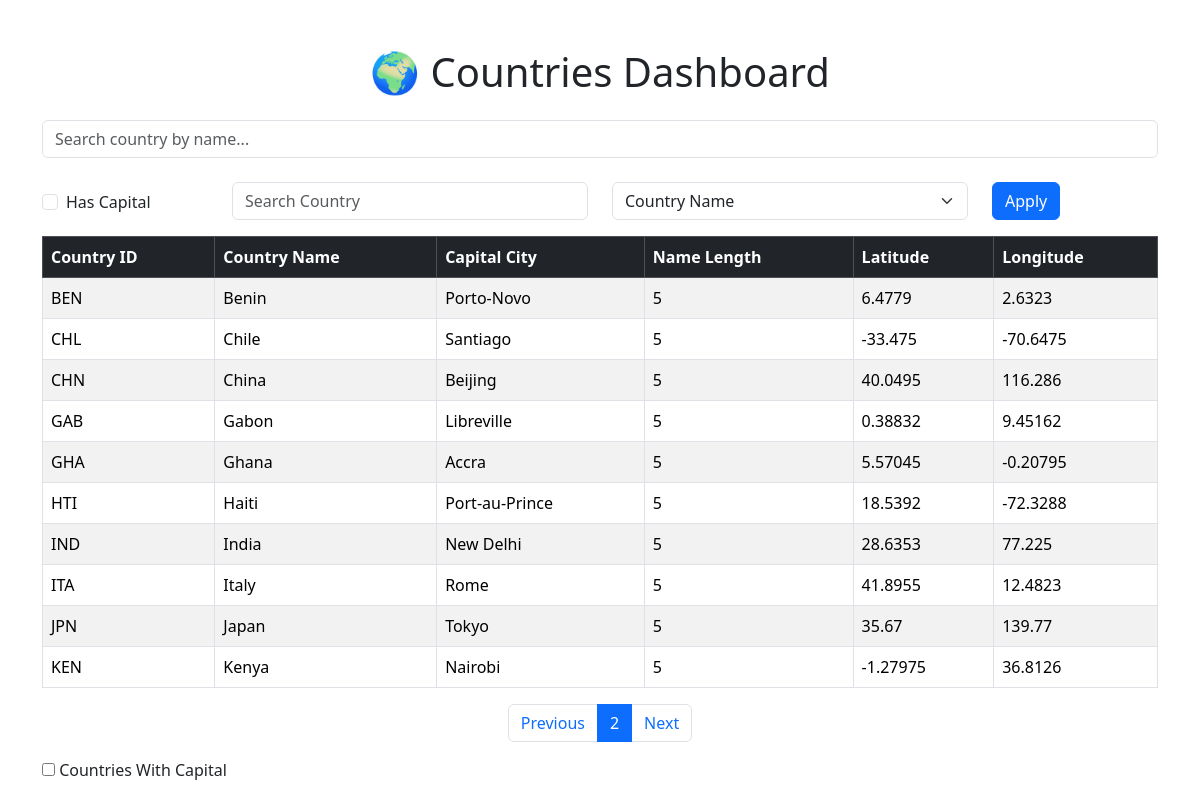
Page /countries/?page=2&search= on the committed database.
### dashboard/models.py (models this page shows, shortened)
class Country(models.Model):
    country_id = models.CharField(
        max_length=10,
        primary_key=True
    )
    country_name = models.CharField(
        max_length=100
    )
    name_length = models.IntegerField()
    capital_city = models.CharField(
        max_length=100
    )
    latitude = models.CharField(
        max_length=50
    )
    longitude = models.CharField(
        max_length=50
    )
    history = HistoricalRecords()

### dashboard/views.py (the view)
def country_list(request):
    search = request.GET.get('search', '')
    countries = Country.objects.all()
    if search:
        countries = countries.filter(
            country_name__istartswith=search
        )
    countries = countries.order_by(
        'name_length',
        'country_name'
    )
    paginator = Paginator(countries, 10)
    page_number = request.GET.get('page')
    countries = paginator.get_page(page_number)
    return render(
        request,
        'countries.html',
        {
            'countries': countries,
            'search': search,
        }
    )

### dashboard/templates/countries.html (shortened to what this page needs)
<!DOCTYPE html>
<html lang="en">
<head>
    <link href="https://cdn.jsdelivr.net/npm/bootstrap@5.3.3/dist/css/bootstrap.min.css" rel="stylesheet">
</head>
<body>
<div class="container mt-5">
    <h1 class="text-center mb-4">
        🌍 Countries Dashboard
    </h1>
    <form method="GET" class="mb-4">
        <input
            type="text"
            name="search"
            value="{{ search }}"
            class="form-control"
            placeholder="Search country by name..."
        >
    </form>
    <div class="table-responsive">
<form method="GET" class="row mb-3">
<div class="col-md-2">
    <div class="form-check mt-2">
        <input
            class="form-check-input"
            type="checkbox"
            name="has_capital"
            value="1"
        >
        <label class="form-check-label">
            Has Capital
        </label>
    </div>
</div>
    <div class="col-md-4">
        <input
            type="text"
            name="search"
            value="{{ search }}"
            class="form-control"
            placeholder="Search Country">
    </div>
    <div class="col-md-4">
        <select name="sort" class="form-select">
            <option value="country_name"
                {% if sort == 'country_name' %}selected{% endif %}>
                Country Name
            </option>
        </select>
    </div>
    <div class="col-md-2">
        <button type="submit" class="btn btn-primary">
            Apply
        </button>
    </div>
</form>
        <table class="table table-striped table-hover table-bordered align-middle">
            <thead class="table-dark">
                <tr>
                    <th>Country ID</th>
                    <th>Country Name</th>
                    <th>Capital City</th>
                    <th>Name Length</th>
                    <th>Latitude</th>
                    <th>Longitude</th>
                </tr>
            </thead>
            <tbody>
                {% for country in countries %}
                <tr>
                    <td>{{ country.country_id }}</td>
                    <td>{{ country.country_name }}</td>
                    <td>{{ country.capital_city }}</td>
                    <td>{{ country.name_length }}</td>
                    <td>{{ country.latitude }}</td>
                    <td>{{ country.longitude }}</td>
                </tr>
                {% empty %}
                <tr>
                    <td colspan="6" class="text-center">
                        No countries found.
                    </td>
                </tr>
                {% endfor %}
            </tbody>
        </table>
<nav>
    <ul class="pagination justify-content-center">
        {% if countries.has_previous %}
        <li class="page-item">
            <a class="page-link"
               href="?page={{ countries.previous_page_number }}&search={{ search }}">
               Previous
            </a>
        </li>
        {% endif %}
        <li class="page-item active">
            <span class="page-link">
                {{ countries.number }}
            </span>
        </li>
        {% if countries.has_next %}
        <li class="page-item">
            <a class="page-link"
               href="?page={{ countries.next_page_number }}&search={{ search }}">
               Next
            </a>
        </li>
        {% endif %}
    </ul>
</nav>
    </div>
<label>
<input type="checkbox"
       name="has_capital"
       value="1">
Countries With Capital
</label>
</div>
</body>
</html>

### rows in the picture
Country: country_id "BEN", country_name "Benin", capital_city "Porto-Novo", name_length "5", latitude "6.4779", longitude "2.6323"
Country: country_id "CHL", country_name "Chile", capital_city "Santiago", name_length "5", latitude "-33.475", longitude "-70.6475"
Country: country_id "CHN", country_name "China", capital_city "Beijing", name_length "5", latitude "40.0495", longitude "116.286"
Country: country_id "GAB", country_name "Gabon", capital_city "Libreville", name_length "5", latitude "0.38832", longitude "9.45162"
Country: country_id "GHA", country_name "Ghana", capital_city "Accra", name_length "5", latitude "5.57045", longitude "-0.20795"
Country: country_id "HTI", country_name "Haiti", capital_city "Port-au-Prince", name_length "5", latitude "18.5392", longitude "-72.3288"
Country: country_id "IND", country_name "India", capital_city "New Delhi", name_length "5", latitude "28.6353", longitude "77.225"
Country: country_id "ITA", country_name "Italy", capital_city "Rome", name_length "5", latitude "41.8955", longitude "12.4823"
Country: country_id "JPN", country_name "Japan", capital_city "Tokyo", name_length "5", latitude "35.67", longitude "139.77"
Country: country_id "KEN", country_name "Kenya", capital_city "Nairobi", name_length "5", latitude "-1.27975", longitude "36.8126"

### other values in the picture
{{ countries.number }} "2"
